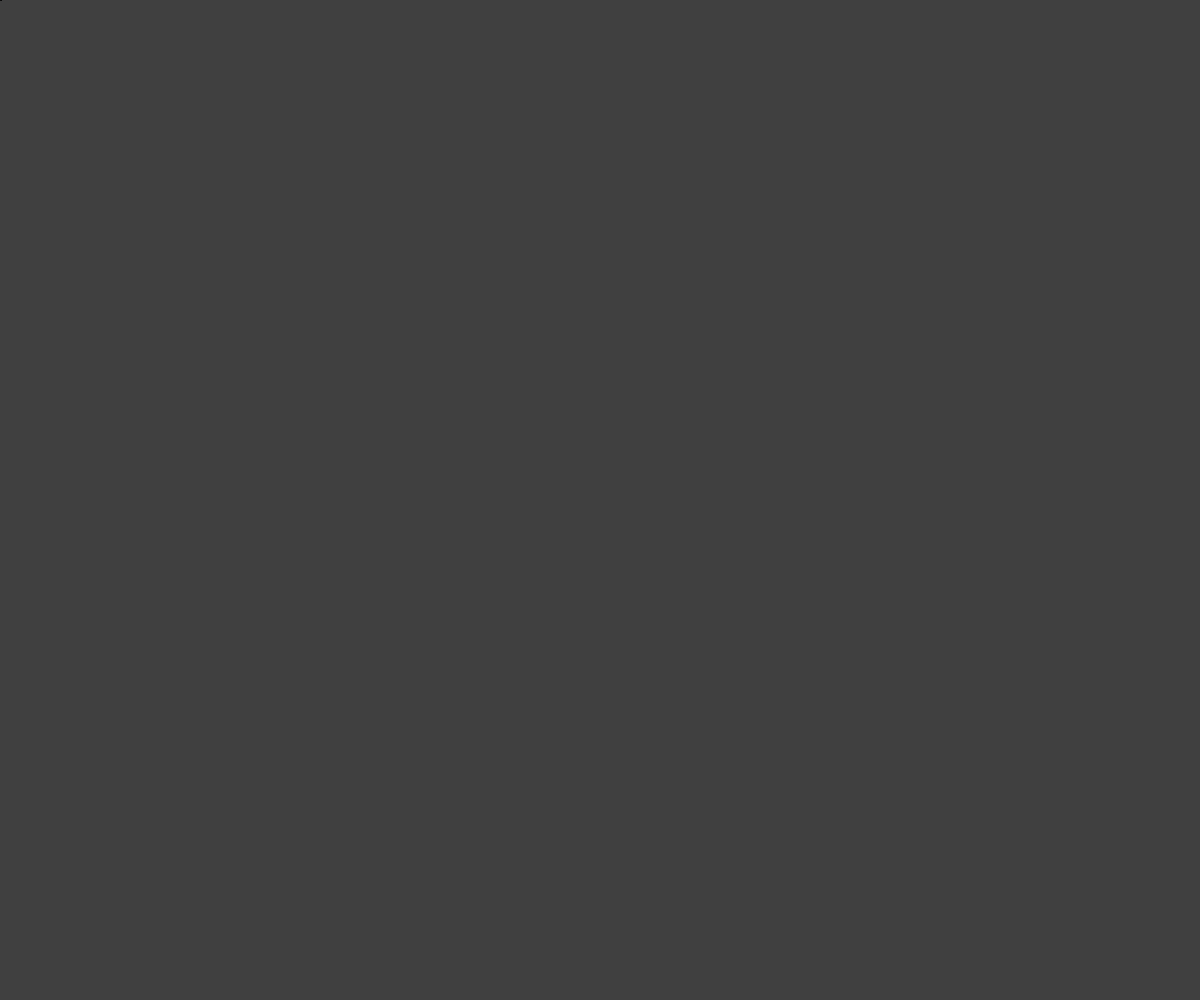
Frame 1 (no input)
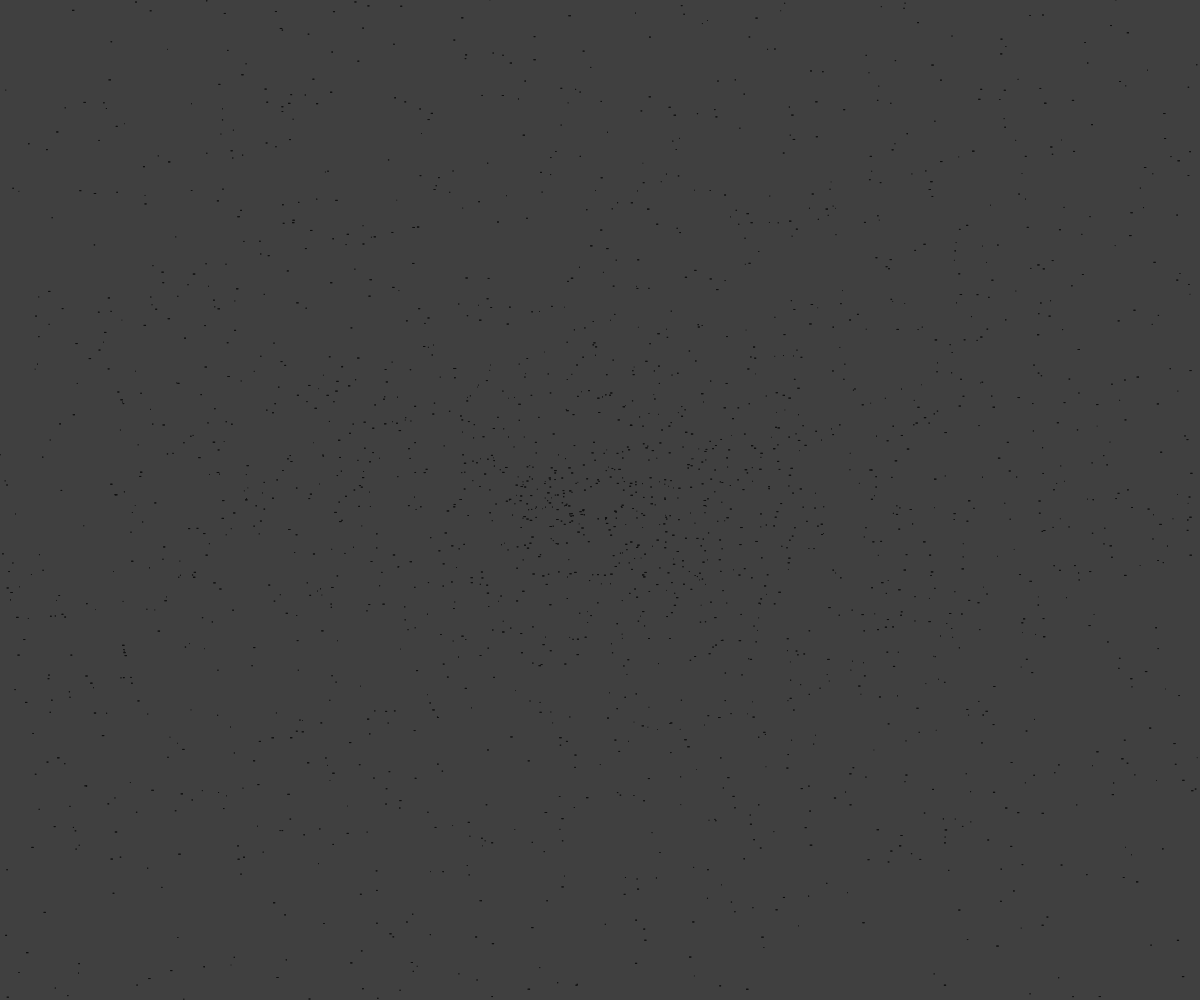
Frame 60 (no input)
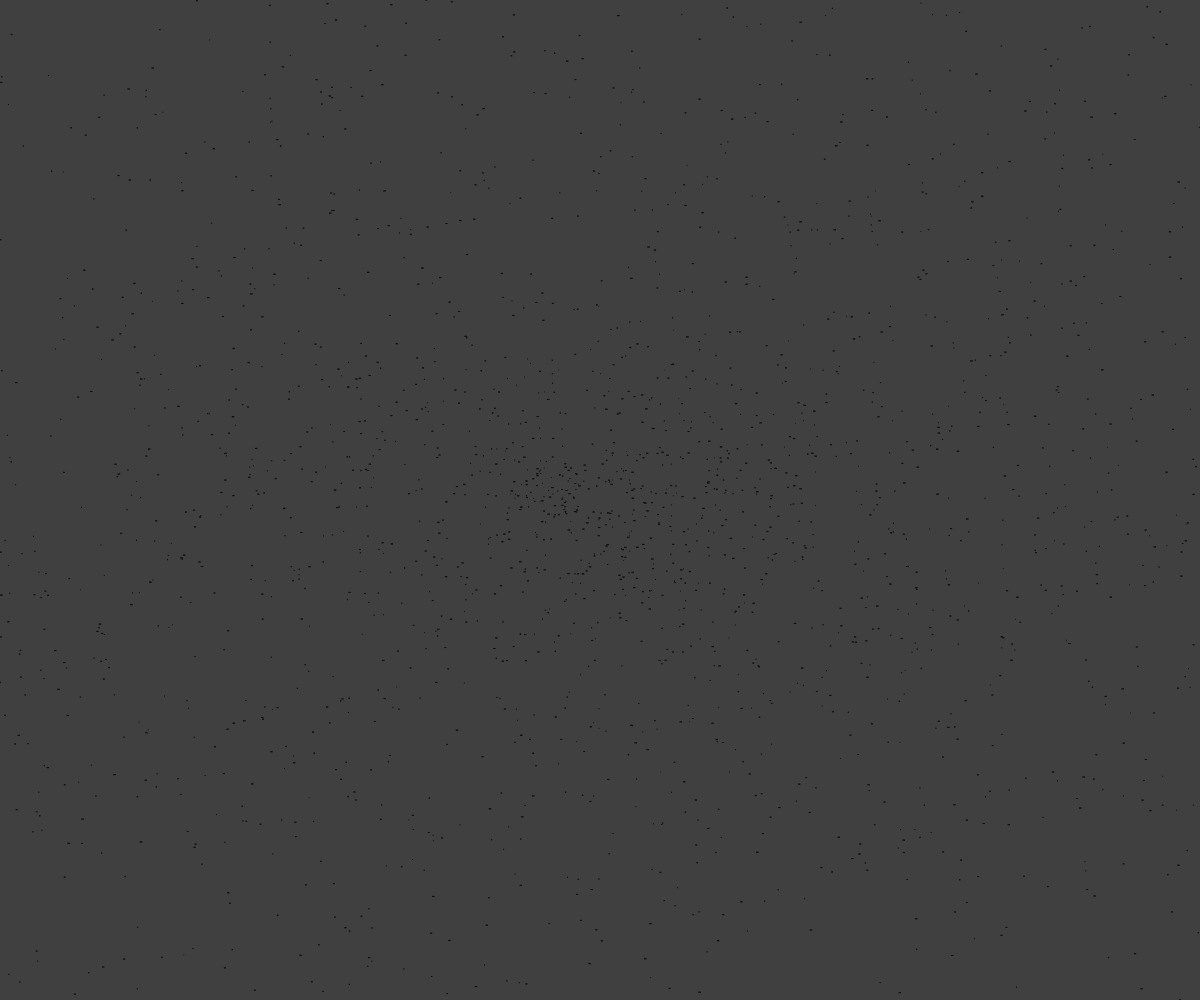
Frame 120 (the mouse pressed at the canvas centre since frame 60)

The p5.js sketch that drew these frames (run headless with seeded random() and noise() and a simulated clock; from frame 60 on, the mouse is pressed at the canvas centre):

// p5.js sketch
// ── sketch.js
var stars = [],
    WIDTH = window.innerWidth,
    HEIGHT = window.innerHeight,
    FPS = 60, // Frames per second
    NUM_STARS = (WIDTH*5); // Number of stars

function setup() {
  createCanvas((WIDTH), (HEIGHT));
  
  // Push stars to array
  for (var i = 0; i < NUM_STARS; i++) {
    stars.push({
      x: 0,
      y: 0,
      offset: Math.random() * 360,
      // Weight orbit a little to be outside origin
      orbit: (Math.random()+0.01) * max(WIDTH, HEIGHT),
      radius: Math.random() * 2,
      vx: Math.floor(Math.random() * 10) - 5,
      vy: Math.floor(Math.random() * 10) - 5
    });
  }
  
  frameRate(FPS);
  loop();
}

function draw() {
  background(64, 64, 64);
  push();
  noFill();
  colorMode(RGB, 255, 255, 255, 1);
  stroke(13,13,13, 1);
  strokeCap(ROUND);
  strokeWeight(1);
  for (var i = 0, x = stars.length; i < x; i++) {
    var s = stars[i];
    ellipse(s.x, s.y, s.radius, 0);
  }
  pop();
  update();
}

function update() {
  var originX = WIDTH / 2;
  var originY = HEIGHT / 2;
  
  for (var i = 0, x = stars.length; i < x; i++) {
    var s = stars[i];
    
    
    var rad = (frameCount * (1/(s.orbit*2 + s.offset)) + s.offset) % TAU;
    s.x = (originX + cos(rad)*(s.orbit*2));
    s.y = (originY + sin(rad)*(s.orbit));
  }
}

function windowResized() {
    WIDTH = window.innerWidth,
    HEIGHT = window.innerHeight,
    resizeCanvas(WIDTH, HEIGHT);
}
